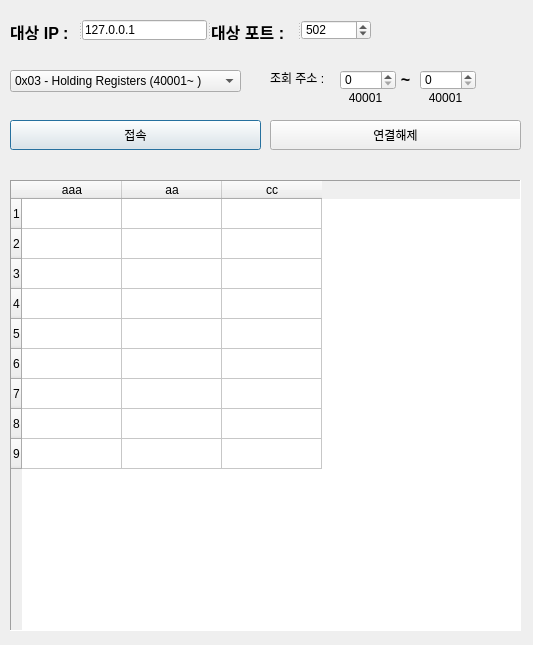
<?xml version="1.0" encoding="UTF-8"?>
<ui version="4.0">
 <class>Dialog</class>
 <widget class="QDialog" name="Dialog">
  <property name="geometry">
   <rect>
    <x>0</x>
    <y>0</y>
    <width>533</width>
    <height>645</height>
   </rect>
  </property>
  <property name="windowTitle">
   <string>Dialog</string>
  </property>
  <widget class="QTableWidget" name="tableWidget">
   <property name="geometry">
    <rect>
     <x>10</x>
     <y>180</y>
     <width>511</width>
     <height>451</height>
    </rect>
   </property>
   <property name="frameShape">
    <enum>QFrame::Panel</enum>
   </property>
   <property name="editTriggers">
    <set>QAbstractItemView::NoEditTriggers</set>
   </property>
   <property name="showGrid">
    <bool>true</bool>
   </property>
   <property name="cornerButtonEnabled">
    <bool>true</bool>
   </property>
   <property name="rowCount">
    <number>9</number>
   </property>
   <row>
    <property name="text">
     <string>1</string>
    </property>
   </row>
   <row>
    <property name="text">
     <string>2</string>
    </property>
   </row>
   <row/>
   <row/>
   <row/>
   <row/>
   <row/>
   <row/>
   <row/>
   <column>
    <property name="text">
     <string>aaa</string>
    </property>
   </column>
   <column>
    <property name="text">
     <string>aa</string>
    </property>
   </column>
   <column>
    <property name="text">
     <string>cc</string>
    </property>
   </column>
  </widget>
  <widget class="QPushButton" name="connectbtn">
   <property name="geometry">
    <rect>
     <x>10</x>
     <y>120</y>
     <width>251</width>
     <height>30</height>
    </rect>
   </property>
   <property name="text">
    <string>접속</string>
   </property>
  </widget>
  <widget class="QPushButton" name="disconnectbtn">
   <property name="geometry">
    <rect>
     <x>270</x>
     <y>120</y>
     <width>251</width>
     <height>30</height>
    </rect>
   </property>
   <property name="text">
    <string>연결해제</string>
   </property>
  </widget>
  <widget class="QComboBox" name="input_fncode">
   <property name="geometry">
    <rect>
     <x>10</x>
     <y>70</y>
     <width>231</width>
     <height>22</height>
    </rect>
   </property>
   <item>
    <property name="text">
     <string>0x03 - Holding Registers (40001~ )</string>
    </property>
   </item>
  </widget>
  <widget class="QSpinBox" name="input_startaddr">
   <property name="geometry">
    <rect>
     <x>340</x>
     <y>70</y>
     <width>56</width>
     <height>20</height>
    </rect>
   </property>
   <property name="maximum">
    <number>9999</number>
   </property>
   <property name="value">
    <number>0</number>
   </property>
  </widget>
  <widget class="QSpinBox" name="input_endaddr">
   <property name="geometry">
    <rect>
     <x>420</x>
     <y>70</y>
     <width>56</width>
     <height>20</height>
    </rect>
   </property>
   <property name="maximum">
    <number>9999</number>
   </property>
   <property name="value">
    <number>0</number>
   </property>
  </widget>
  <widget class="QLabel" name="label_3">
   <property name="geometry">
    <rect>
     <x>270</x>
     <y>70</y>
     <width>71</width>
     <height>16</height>
    </rect>
   </property>
   <property name="text">
    <string>조회 주소 :</string>
   </property>
  </widget>
  <widget class="QLabel" name="label_4">
   <property name="geometry">
    <rect>
     <x>390</x>
     <y>70</y>
     <width>31</width>
     <height>16</height>
    </rect>
   </property>
   <property name="text">
    <string>&lt;html&gt;&lt;head/&gt;&lt;body&gt;&lt;p align=&quot;center&quot;&gt;&lt;span style=&quot; font-size:12pt; font-weight:600;&quot;&gt;~&lt;/span&gt;&lt;/p&gt;&lt;/body&gt;&lt;/html&gt;</string>
   </property>
  </widget>
  <widget class="QLabel" name="addr_start_label">
   <property name="geometry">
    <rect>
     <x>330</x>
     <y>90</y>
     <width>71</width>
     <height>16</height>
    </rect>
   </property>
   <property name="text">
    <string>40001</string>
   </property>
   <property name="alignment">
    <set>Qt::AlignCenter</set>
   </property>
  </widget>
  <widget class="QLabel" name="addr_end_label">
   <property name="geometry">
    <rect>
     <x>410</x>
     <y>90</y>
     <width>71</width>
     <height>16</height>
    </rect>
   </property>
   <property name="text">
    <string>40001</string>
   </property>
   <property name="alignment">
    <set>Qt::AlignCenter</set>
   </property>
  </widget>
  <widget class="QSplitter" name="splitter">
   <property name="geometry">
    <rect>
     <x>10</x>
     <y>20</y>
     <width>361</width>
     <height>20</height>
    </rect>
   </property>
   <property name="orientation">
    <enum>Qt::Horizontal</enum>
   </property>
   <widget class="QLabel" name="label">
    <property name="text">
     <string>&lt;html&gt;&lt;head/&gt;&lt;body&gt;&lt;p&gt;&lt;span style=&quot; font-size:12pt; font-weight:600;&quot;&gt;대상 IP :&lt;/span&gt;&lt;/p&gt;&lt;/body&gt;&lt;/html&gt;</string>
    </property>
   </widget>
   <widget class="QLineEdit" name="input_ip">
    <property name="text">
     <string>127.0.0.1</string>
    </property>
   </widget>
   <widget class="QLabel" name="label_2">
    <property name="text">
     <string>&lt;html&gt;&lt;head/&gt;&lt;body&gt;&lt;p&gt;&lt;span style=&quot; font-size:12pt; font-weight:600;&quot;&gt;대상 포트 :&lt;/span&gt;&lt;/p&gt;&lt;/body&gt;&lt;/html&gt;</string>
    </property>
   </widget>
   <widget class="QSpinBox" name="input_port">
    <property name="maximum">
     <number>65000</number>
    </property>
    <property name="value">
     <number>502</number>
    </property>
   </widget>
  </widget>
 </widget>
 <resources/>
 <connections/>
</ui>
